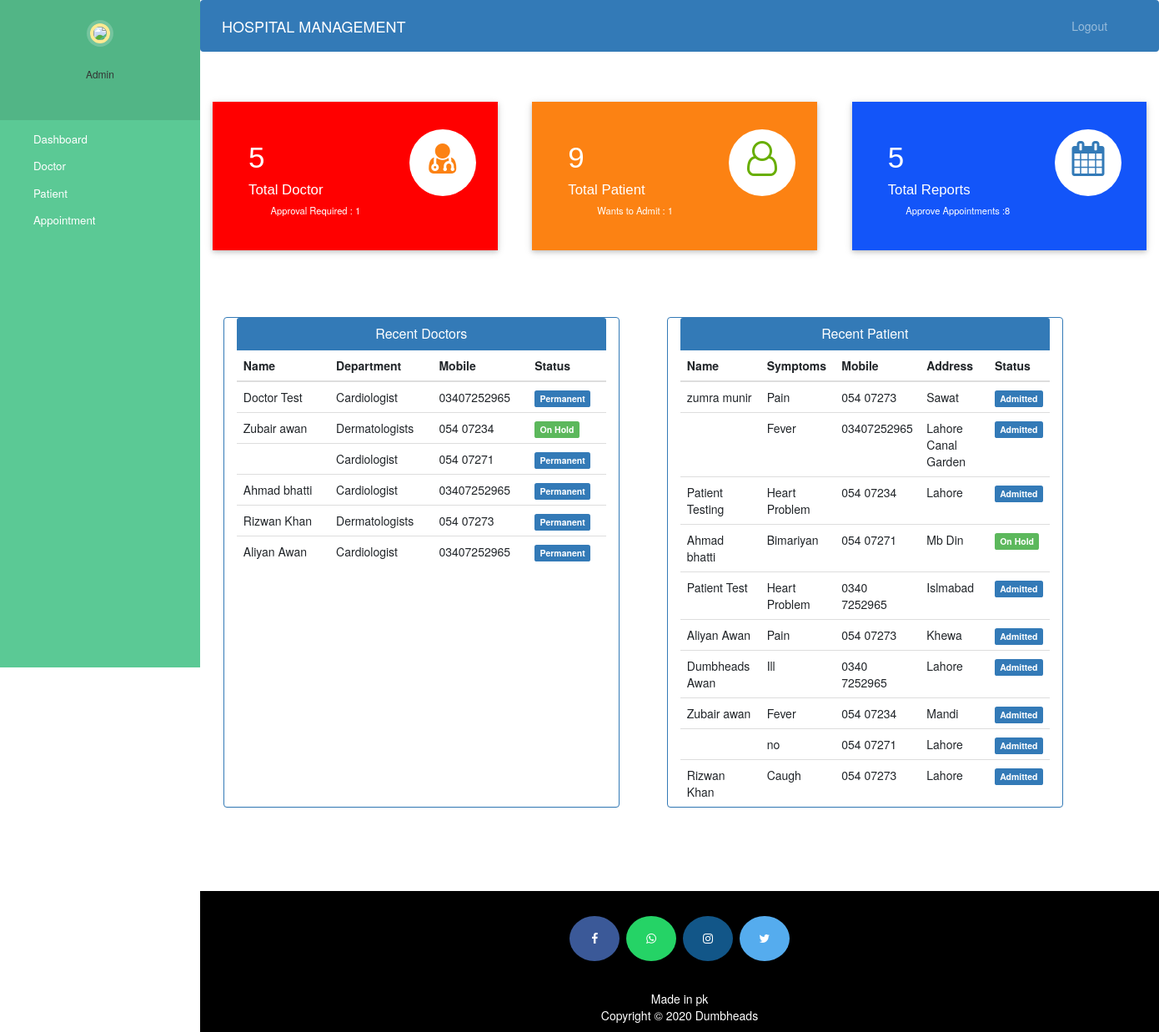
Screenshot of /admin-dashboard/ with the database file from the repository.
### hospital/models.py (models this page shows, shortened)
class Doctor(models.Model):
    user=models.OneToOneField(User,on_delete=models.CASCADE)
    profile_pic= models.ImageField(upload_to='profile_pic/DoctorProfilePic/',null=True,blank=True)
    address = models.CharField(max_length=40)
    mobile = models.CharField(max_length=20,null=True)
    department= models.CharField(max_length=50,choices=departments,default='Cardiologist')
    status=models.BooleanField(default=False)
    @property
    def get_name(self):
        return self.user.first_name+" "+self.user.last_name

class Patient(models.Model):
    user=models.OneToOneField(User,on_delete=models.CASCADE)
    profile_pic= models.ImageField(upload_to='profile_pic/PatientProfilePic/',null=True,blank=True)
    address = models.CharField(max_length=40)
    mobile = models.CharField(max_length=20,null=False)
    symptoms = models.CharField(max_length=100,null=False)
    assignedDoctorId = models.PositiveIntegerField(null=True)
    admitDate=models.DateField(auto_now=True)
    status=models.BooleanField(default=False)
    @property
    def get_name(self):
        return self.user.first_name+" "+self.user.last_name

### hospital/views.py (the view)
# urls.py: path('admin-dashboard/', views.admin_dashboard, name= 'admin_dashboard'),
def admin_dashboard(request):
    doctors=models.Doctor.objects.all().order_by('-id')
    patients=models.Patient.objects.all().order_by('-id')
    reports=models.Report.objects.all().order_by('-id')
    doctorcount=models.Doctor.objects.all().filter(status=True).count()
    pendingdoctorcount=models.Doctor.objects.all().filter(status=False).count()
    patientcount=models.Patient.objects.all().filter(status=True).count()
    pendingpatientcount=models.Patient.objects.all().filter(status=False).count()
    reportcount=models.Report.objects.all().filter(status=True).count
    pendingreportcount=models.Report.objects.all().filter(status=False).count()
    mydict={
    'doctors':doctors,
    'patients':patients,
    'reports':reports,
    'doctorcount':doctorcount,
    'pendingdoctorcount':pendingdoctorcount,
    'patientcount':patientcount,
    'pendingpatientcount':pendingpatientcount,
    'reportcount':reportcount,
    'pendingreportcount':pendingreportcount,
    }
    return render(request,'temp/admin_dashboard.html',context=mydict)

### templates/temp/admin_dashboard.html
{% extends 'temp/admin_base.html' %}
{% load static %}
{% block content %}
{%include 'temp/admin_dashboard_cards.html'%}
<br><br><br><br>
<div class="container">
  <div class="row">
    <div class="panel panel-primary col-md-5" style="margin-left:2%;">
      <div class="panel-heading" style="text-align:center;">
        <h6 class="panel-title">Recent Doctors</h6>
      </div>
      <table class="table table-hover" id="dev-table">
        <thead>
          <tr>
            <th>Name</th>
            <th>Department</th>
            <th>Mobile</th>
            <th>Status</th>
          </tr>
        </thead>
        {% for d in doctors %}
        <tr>
          <td> {{d.get_name}}</td>
          <td>{{d.department}}</td>
          <td>{{d.mobile}}</td>
          {%if d.status%}
          <td> <span class="label label-primary">Permanent</span></td>
          {% else %}
          <td> <span class="label label-success">On Hold</span></td>
          {% endif %}
        </tr>
        {% endfor %}
      </table>
    </div>
    <div class="panel panel-primary col-md-5" style="margin-left:5%;">
      <div class="panel-heading" style="text-align:center;">
        <h6 class="panel-title">Recent Patient</h6>
      </div>
      <table class="table table-hover" id="dev-table">
        <thead>
          <tr>
            <th>Name</th>
            <th>Symptoms</th>
            <th>Mobile</th>
            <th>Address</th>
            <th>Status</th>
          </tr>
        </thead>
        {% for p in patients %}
        <tr>
          <td> {{p.get_name}}</td>
          <td>{{p.symptoms}}</td>
          <td>{{p.mobile}}</td>
          <td>{{p.address}}</td>
          {%if p.status%}
          <td> <span class="label label-primary">Admitted</span></td>
          {% else %}
          <td> <span class="label label-success">On Hold</span></td>
          {% endif %}
        </tr>
        {% endfor %}
      </table>
    </div>
  </div>
</div>
{% endblock content %}

### templates/temp/admin_base.html (shortened to what this page needs)
<!DOCTYPE html>
{% load static %}
<html lang="en">
<head>
  <link rel="stylesheet" href="https://stackpath.bootstrapcdn.com/bootstrap/4.3.1/css/bootstrap.min.css">
  <link rel="stylesheet" href="https://maxcdn.bootstrapcdn.com/font-awesome/4.7.0/css/font-awesome.min.css">
  <link rel="stylesheet" href="{% static '/style.css' %}">
</head>
<body>
  <nav class="menu" tabindex="0">
    <header class="avatar">
      <img src="{% static "images/adminpropic.png" %}" />
      <br><br>
      <h6>Admin</h6>
    </header>
    <ul>
      <li tabindex="0" class="icon-dashboard"> <a style="color:white; text-decoration:none;" href="/admin-dashboard"><span>Dashboard</span></a> </li>
      <li tabindex="0" class="icon-customers"> <a style="color:white; text-decoration:none;" href="/admin-doctor"><span>Doctor</span></a></li>
      <li tabindex="0" class="icon-users"> <a style="color:white; text-decoration:none;" href="/admin-patient"><span>Patient</span></a></li>
      <li tabindex="0" class="icon-calendar"> <a style="color:white; text-decoration:none;" href="/admin-appointment"><span>Appointment</span></a></li>
    </ul>
  </nav>
  <main>
    <div class="bs-example">
      <nav class="navbar navbar-expand-md  navbar-dark fixed-top" style="background:#337AB7;">
        <a href="/admin-dashboard" class="navbar-brand">HOSPITAL MANAGEMENT</a>
        <div class="collapse navbar-collapse justify-content-between" id="navbarCollapse">
          <div class="navbar-nav" style=" margin-left: 90%;">
            <a href="/logout" class="nav-item nav-link">Logout</a>
          </div>
        </div>
      </nav>
    </div>
    <br><br>
    {% block content %}
    {% endblock content %}
    <br><br><br><br>
    <footer>
      <p>
        <a id="ftr" href="https://facebook.com/sumit.luv/" class="fa fa-facebook"></a>
        <a id="ftr" href="https://api.whatsapp.com/send?phone=919572181024&text=Hello%20Sumit.%0d%0aHow%20are%20you%20%3f%0d%0aI%20came%20from%20your%20website.&source=&data=#" class="fa fa-whatsapp"></a>
        <a id="ftr" href="https://instagram.com/sumit.luv" class="fa fa-instagram"></a>
        <a id="ftr" href="https://twitter.com/sumitkumar1503" class="fa fa-twitter"></a>
      </p>
      <br>
      <div class="container">
        <div class="row">
          <div class="col-md-12 col-sm-12">
            <div style="color:#ffffff;" class="wow fadeInUp footer-copyright">
              <p>Made in pk <br>
                Copyright &copy; 2020 Dumbheads </p>
            </div>
          </div>
        </div>
      </div>
    </footer>
  </main>
</body>
</html>

### templates/temp/admin_dashboard_cards.html (shortened to what this page needs)
<!DOCTYPE html>
<html lang="en" dir="ltr">
<head>
  <link rel="stylesheet" href="https://maxcdn.bootstrapcdn.com/bootstrap/3.4.1/css/bootstrap.min.css">
  <link rel="stylesheet" href="https://cdnjs.cloudflare.com/ajax/libs/font-awesome/4.7.0/css/font-awesome.min.css">
</head>
<body>
  <div class="market-updates">
    <div class="col-md-4 market-update-gd">
      <div class="market-update-block clr-block-1">
        <div class="col-md-8 market-update-left">
          <h3>{{doctorcount}}</h3>
          <h4>Total Doctor</h4>
          <p>Approval Required : {{pendingdoctorcount}}</p>
        </div>
        <div class="col-md-4 market-update-right">
          <i class="fa fa-user-md"></i>
        </div>
        <div class="clearfix"> </div>
      </div>
    </div>
    <div class="col-md-4 market-update-gd">
      <div class="market-update-block clr-block-2">
        <div class="col-md-8 market-update-left">
          <h3>{{patientcount}}</h3>
          <h4>Total Patient</h4>
          <p>Wants to Admit : {{pendingpatientcount}}</p>
        </div>
        <div class="col-md-4 market-update-right">
          <i class="fa fa-user-o"></i>
        </div>
        <div class="clearfix"> </div>
      </div>
    </div>
    <div class="col-md-4 market-update-gd">
      <div class="market-update-block clr-block-3">
        <div class="col-md-8 market-update-left">
          <h3>{{reportcount}}</h3>
          <h4>Total Reports</h4>
          <p>Approve Appointments :{{pendingreportcount}} </p>
        </div>
        <div class="col-md-4 market-update-right">
          <i class="fa fa-calendar"> </i>
        </div>
        <div class="clearfix"> </div>
      </div>
    </div>
  </div>
</body>
</html>

### static/style.css (style rules this page uses)
body { padding-left: 240px; }
main { position: relative; height: 100vh; }
.menu { background: #5bc995; height: 100vh; width: 240px; position: fixed; top: 0px; left: 0; z-index: 5; outline: none; }
.menu .avatar { background: rgba(0, 0, 0, 0.1); padding: 2em 0.5em; text-align: center; }
.menu .avatar img { width: 100px; border-radius: 50%; overflow: hidden; border: 4px solid #ffea92; box-shadow: 0 0 0 4px rgba(255, 255, 255, 0.2); }
.menu ul { list-style: none; padding: 0.5em 0; margin: 0; }
.menu ul li { padding: 0.5em 1em 0.5em 3em; font-size: 0.95em; font-weight: regular; background-repeat: no-repeat; background-position: left 15px center; background-size: auto 20px; transition: all 0.15s linear; cursor: pointer; }
.menu ul li.icon-dashboard { background-image: url("http://www.entypo.com/images//gauge.svg"); }
.menu ul li.icon-customers { background-image: url("http://www.entypo.com/images//briefcase.svg"); }
.menu ul li.icon-users { background-image: url("http://www.entypo.com/images//users.svg"); }
.menu ul li.icon-calendar { background-image: url("http://www.entypo.com/images//calendar.svg"); }

### templates/temp/admin_base.html (style rules this page uses)
a:link { text-decoration: none; }
a { color: white; }
footer { padding: 0px 0px 0px 0px; background-color: black; margin: 0px; }
#ftr { padding: 20px; }
.fa { font-size: 23px; width: 60px; text-align: center; text-decoration: none; margin: 5px 2px; border-radius: 50%; }
.fa-facebook { background: #3B5998; color: white; margin-top: 30px; }
.fa-whatsapp { background: #25d366; color: white; }
.fa-twitter { background: #55ACEE; color: white; }
.fa-instagram { background: #125688; color: white; }
p { text-align: center; }

### templates/temp/admin_dashboard_cards.html (style rules this page uses)
.market-update-block { padding: 2em 2em; background: #999; }
.market-update-block h3 { color: #fff; font-size: 2.5em; font-family: 'Carrois Gothic', sans-serif; }
.market-update-block h4 { font-size: 1.2em; color: #fff; margin: 0.3em 0em; font-family: 'Carrois Gothic', sans-serif; }
.market-update-block p { color: #fff; font-size: 0.8em; line-height: 1.8em; }
.market-update-block.clr-block-1 { background: #ff0000; margin-right: 0.8em; box-shadow: 0 2px 5px 0 rgba(0, 0, 0, 0.16), 0 2px 10px 0 rgba(0, 0, 0, 0.12); transition: 0.5s all; -webkit-transition: 0.5s all; -moz-transition: 0.5s all; -o-transition: 0.5s all; }
.market-update-block.clr-block-2 { background: #FC8213; margin-right: 0.8em; box-shadow: 0 2px 5px 0 rgba(0, 0, 0, 0.16), 0 2px 10px 0 rgba(0, 0, 0, 0.12); transition: 0.5s all; -webkit-transition: 0.5s all; -moz-transition: 0.5s all; -o-transition: 0.5s all; }
.market-update-block.clr-block-3 { background: #1355f9; box-shadow: 0 2px 5px 0 rgba(0, 0, 0, 0.16), 0 2px 10px 0 rgba(0, 0, 0, 0.12); transition: 0.5s all; -webkit-transition: 0.5s all; -moz-transition: 0.5s all; -o-transition: 0.5s all; }
.market-update-right i.fa.fa-user-o { font-size: 3em; color: #68AE00; width: 80px; height: 80px; background: #fff; text-align: center; border-radius: 49px; -webkit-border-radius: 49px; -moz-border-radius: 49px; -o-border-radius: 49px; line-height: 1.7em; }
.market-update-right i.fa.fa-user-md { font-size: 3em; color: #FC8213; width: 80px; height: 80px; background: #fff; text-align: center; border-radius: 49px; -webkit-border-radius: 49px; -moz-border-radius: 49px; -o-border-radius: 49px; line-height: 1.7em; }
.market-update-right i.fa.fa-calendar { font-size: 3em; color: #337AB7; width: 80px; height: 80px; background: #fff; text-align: center; border-radius: 49px; -webkit-border-radius: 49px; -moz-border-radius: 49px; -o-border-radius: 49px; line-height: 1.7em; }
.market-update-left { padding: 0px; }

### rows the page displays
Doctor: get_name "Doctor Test", department "Cardiologist", mobile "03407252965", status "Permanent"
Doctor: get_name "Zubair awan", department "Dermatologists", mobile "054 07234", status "On Hold"
Doctor: department "Cardiologist", mobile "054 07271", status "Permanent"
Doctor: get_name "Ahmad bhatti", department "Cardiologist", mobile "03407252965", status "Permanent"
Doctor: get_name "Rizwan Khan", department "Dermatologists", mobile "054 07273", status "Permanent"
Doctor: get_name "Aliyan Awan", department "Cardiologist", mobile "03407252965", status "Permanent"
Patient: get_name "zumra munir", symptoms "Pain", mobile "054 07273", address "Sawat", status "Admitted"
Patient: symptoms "Fever", mobile "03407252965", address "Lahore Canal Garden", status "Admitted"
Patient: get_name "Patient Testing", symptoms "Heart Problem", mobile "054 07234", address "Lahore", status "Admitted"
Patient: get_name "Ahmad bhatti", symptoms "Bimariyan", mobile "054 07271", address "Mb Din", status "On Hold"
Patient: get_name "Patient Test", symptoms "Heart Problem", mobile "0340 7252965", address "Islmabad", status "Admitted"
Patient: get_name "Aliyan Awan", symptoms "Pain", mobile "054 07273", address "Khewa", status "Admitted"
Patient: get_name "Dumbheads Awan", symptoms "Ill", mobile "0340 7252965", address "Lahore", status "Admitted"
Patient: get_name "Zubair awan", symptoms "Fever", mobile "054 07234", address "Mandi", status "Admitted"
Patient: symptoms "no", mobile "054 07271", address "Lahore", status "Admitted"
Patient: get_name "Rizwan Khan", symptoms "Caugh", mobile "054 07273", address "Lahore", status "Admitted"

### other values shown
{{ doctorcount }} "5"
{{ pendingdoctorcount }} "1"
{{ patientcount }} "9"
{{ pendingpatientcount }} "1"
{{ reportcount }} "5"
{{ pendingreportcount }} "8"
